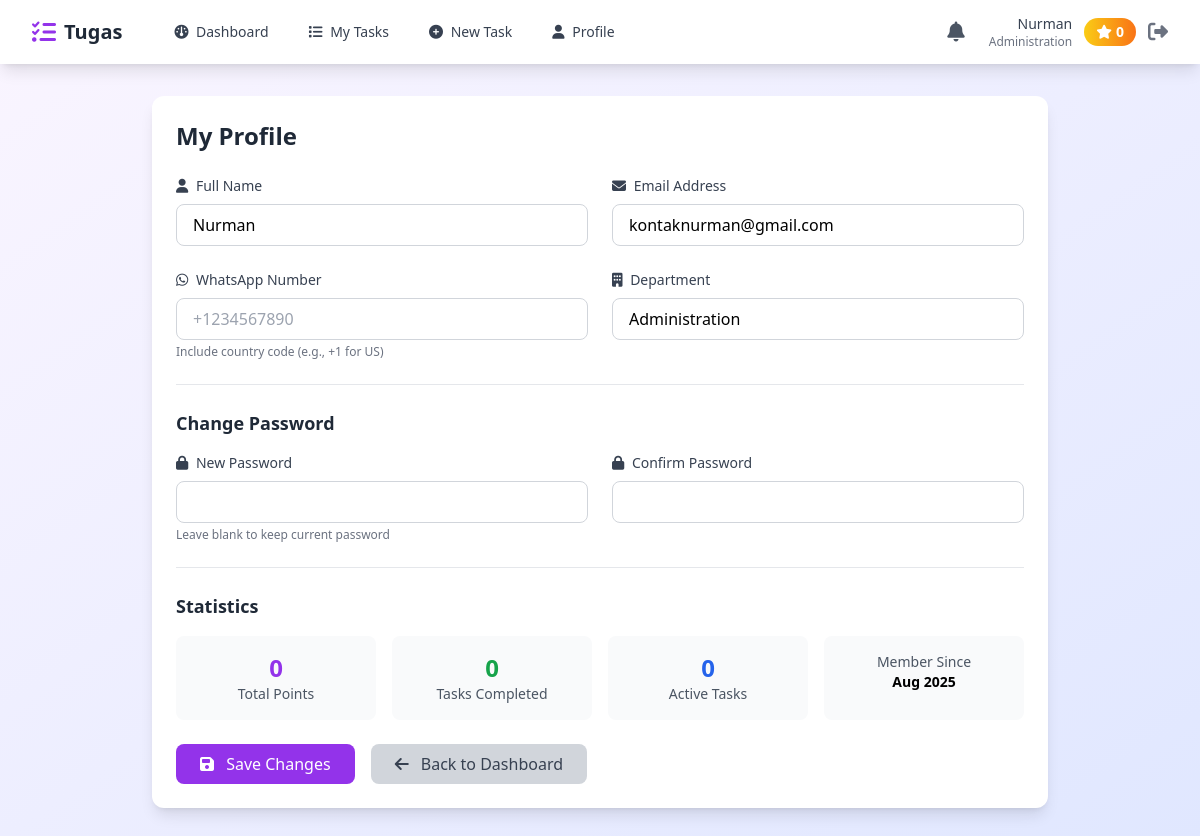
The page /profile.php (signed in) on the database its author committed.
### tables this page shows
CREATE TABLE `employees` (
  `id` int(11) NOT NULL,
  `name` varchar(100) NOT NULL,
  `email` varchar(100) NOT NULL,
  `password` varchar(255) NOT NULL,
  `role` enum('admin','manager','employee') DEFAULT 'employee',
  `whatsapp_number` varchar(20) DEFAULT NULL,
  `department` varchar(50) DEFAULT NULL,
  `total_points` int(11) DEFAULT 0,
  `notification_enabled` tinyint(1) DEFAULT 1,
  `created_at` timestamp NOT NULL DEFAULT current_timestamp()
);

### config.php (called while the page is built, shortened)
<?php
function getDB() {
    try {
        $pdo = new PDO(
            "mysql:host=" . DB_HOST . ";dbname=" . DB_NAME . ";charset=utf8mb4",
            DB_USER,
            DB_PASS,
            [
                PDO::ATTR_ERRMODE => PDO::ERRMODE_EXCEPTION,
                PDO::ATTR_DEFAULT_FETCH_MODE => PDO::FETCH_ASSOC,
                PDO::ATTR_EMULATE_PREPARES => false
            ]
        );
        return $pdo;
    } catch (PDOException $e) {
        die("Connection failed: " . $e->getMessage());
    }
}
function isLoggedIn() {
    return isset($_SESSION['employee_id']) && !empty($_SESSION['employee_id']);
}
function getCurrentEmployee() {
    $pdo = getDB();
    $stmt = $pdo->prepare("SELECT * FROM employees WHERE id = ?");
    $stmt->execute([$_SESSION['employee_id']]);
    return $stmt->fetch();
}
?>

### profile.php (the view, shortened to what this page needs)
<?php
require_once 'config.php';
$employee = getCurrentEmployee();
require 'layout-header.php';
?>
<div class="max-w-4xl mx-auto">
    <div class="bg-white rounded-xl shadow-lg p-6">
        <h1 class="text-2xl font-bold text-gray-800 mb-6">My Profile</h1>
        <form method="POST" class="space-y-6">
            <div class="grid grid-cols-1 md:grid-cols-2 gap-6">
                <div>
                    <label class="block text-sm font-medium text-gray-700 mb-2">
                        <i class="fas fa-user mr-1"></i> Full Name
                    </label>
                    <input type="text" name="name" required value="<?php echo htmlspecialchars($employee['name']); ?>"
                           class="w-full px-4 py-2 border border-gray-300 rounded-lg focus:ring-2 focus:ring-purple-500 focus:border-transparent">
                </div>
                <div>
                    <label class="block text-sm font-medium text-gray-700 mb-2">
                        <i class="fas fa-envelope mr-1"></i> Email Address
                    </label>
                    <input type="email" name="email" required value="<?php echo htmlspecialchars($employee['email']); ?>"
                           class="w-full px-4 py-2 border border-gray-300 rounded-lg focus:ring-2 focus:ring-purple-500 focus:border-transparent">
                </div>
                <div>
                    <label class="block text-sm font-medium text-gray-700 mb-2">
                        <i class="fab fa-whatsapp mr-1"></i> WhatsApp Number
                    </label>
                    <input type="text" name="whatsapp_number" placeholder="+1234567890"
                           value="<?php echo htmlspecialchars($employee['whatsapp_number'] ?? ''); ?>"
                           class="w-full px-4 py-2 border border-gray-300 rounded-lg focus:ring-2 focus:ring-purple-500 focus:border-transparent">
                    <p class="text-xs text-gray-500 mt-1">Include country code (e.g., +1 for US)</p>
                </div>
                <div>
                    <label class="block text-sm font-medium text-gray-700 mb-2">
                        <i class="fas fa-building mr-1"></i> Department
                    </label>
                    <input type="text" name="department" value="<?php echo htmlspecialchars($employee['department'] ?? ''); ?>"
                           class="w-full px-4 py-2 border border-gray-300 rounded-lg focus:ring-2 focus:ring-purple-500 focus:border-transparent">
                </div>
            </div>
            <div class="border-t pt-6">
                <h3 class="text-lg font-semibold text-gray-800 mb-4">Change Password</h3>
                <div class="grid grid-cols-1 md:grid-cols-2 gap-6">
                    <div>
                        <label class="block text-sm font-medium text-gray-700 mb-2">
                            <i class="fas fa-lock mr-1"></i> New Password
                        </label>
                        <input type="password" name="new_password"
                               class="w-full px-4 py-2 border border-gray-300 rounded-lg focus:ring-2 focus:ring-purple-500 focus:border-transparent">
                        <p class="text-xs text-gray-500 mt-1">Leave blank to keep current password</p>
                    </div>
                    <div>
                        <label class="block text-sm font-medium text-gray-700 mb-2">
                            <i class="fas fa-lock mr-1"></i> Confirm Password
                        </label>
                        <input type="password" name="confirm_password"
                               class="w-full px-4 py-2 border border-gray-300 rounded-lg focus:ring-2 focus:ring-purple-500 focus:border-transparent">
                    </div>
                </div>
            </div>
            <div class="border-t pt-6">
                <h3 class="text-lg font-semibold text-gray-800 mb-4">Statistics</h3>
                <div class="grid grid-cols-2 md:grid-cols-4 gap-4">
                    <div class="bg-gray-50 rounded-lg p-4 text-center">
                        <p class="text-2xl font-bold text-purple-600"><?php echo $employee['total_points']; ?></p>
                        <p class="text-sm text-gray-600">Total Points</p>
                    </div>
                    <div class="bg-gray-50 rounded-lg p-4 text-center">
                        <p class="text-2xl font-bold text-green-600">
                            <?php
                            $pdo = getDB();
                            $stmt = $pdo->prepare("SELECT COUNT(*) FROM tasks WHERE employee_id = ? AND status = 'finished'");
                            $stmt->execute([$employee['id']]);
                            echo $stmt->fetchColumn();
                            ?>
                        </p>
                        <p class="text-sm text-gray-600">Tasks Completed</p>
                    </div>
                    <div class="bg-gray-50 rounded-lg p-4 text-center">
                        <p class="text-2xl font-bold text-blue-600">
                            <?php
                            $stmt = $pdo->prepare("SELECT COUNT(*) FROM tasks WHERE employee_id = ? AND status IN ('pending', 'ongoing')");
                            $stmt->execute([$employee['id']]);
                            echo $stmt->fetchColumn();
                            ?>
                        </p>
                        <p class="text-sm text-gray-600">Active Tasks</p>
                    </div>
                    <div class="bg-gray-50 rounded-lg p-4 text-center">
                        <p class="text-sm text-gray-600">Member Since</p>
                        <p class="text-sm font-semibold"><?php echo date('M Y', strtotime($employee['created_at'])); ?></p>
                    </div>
                </div>
            </div>
            <div class="flex space-x-4">
                <button type="submit" class="bg-purple-600 text-white px-6 py-2 rounded-lg hover:bg-purple-700 transition">
                    <i class="fas fa-save mr-2"></i> Save Changes
                </button>
                <a href="index.php" class="bg-gray-300 text-gray-700 px-6 py-2 rounded-lg hover:bg-gray-400 transition">
                    <i class="fas fa-arrow-left mr-2"></i> Back to Dashboard
                </a>
            </div>
        </form>
    </div>
</div>
</div>
</body>
</html>

### layout-header.php (shortened to what this page needs)
<!DOCTYPE html>
<html lang="en">
<head>
    <script src="https://cdn.tailwindcss.com"></script>
    <link rel="stylesheet" href="https://cdnjs.cloudflare.com/ajax/libs/font-awesome/6.4.0/css/all.min.css">
</head>
<body class="bg-gradient-to-br from-purple-50 to-indigo-100 min-h-screen">
    <?php if (isLoggedIn()): ?>
    <nav class="bg-white shadow-lg sticky top-0 z-50">
        <div class="max-w-7xl mx-auto px-4 sm:px-6 lg:px-8">
            <div class="flex justify-between h-16">
                <div class="flex items-center">
                    <a href="index.php" class="flex items-center">
                        <i class="fas fa-tasks text-purple-600 text-2xl mr-2"></i>
                        <span class="font-bold text-xl text-gray-800"><?php echo APP_NAME; ?></span>
                    </a>
                    <div class="hidden md:flex ml-10 space-x-4">
                        <a href="index.php" class="text-gray-700 hover:text-purple-600 px-3 py-2 rounded-md text-sm font-medium transition">
                            <i class="fas fa-dashboard mr-1"></i> Dashboard
                        </a>
                        <a href="tasks.php" class="text-gray-700 hover:text-purple-600 px-3 py-2 rounded-md text-sm font-medium transition">
                            <i class="fas fa-list mr-1"></i> My Tasks
                        </a>
                        <a href="create_task.php" class="text-gray-700 hover:text-purple-600 px-3 py-2 rounded-md text-sm font-medium transition">
                            <i class="fas fa-plus-circle mr-1"></i> New Task
                        </a>
                        <a href="profile.php" class="text-gray-700 hover:text-purple-600 px-3 py-2 rounded-md text-sm font-medium transition">
                            <i class="fas fa-user mr-1"></i> Profile
                        </a>
                    </div>
                </div>
                <div class="flex items-center space-x-4">
                    <button onclick="toggleNotifications()" class="relative p-2 text-gray-600 hover:text-purple-600 transition">
                        <i class="fas fa-bell text-xl"></i>
                    </button>
                    <div class="flex items-center space-x-3">
                        <div class="hidden md:block text-right">
                            <p class="text-sm font-medium text-gray-700"><?php echo htmlspecialchars($employee['name']); ?></p>
                            <p class="text-xs text-gray-500"><?php echo htmlspecialchars($employee['department']); ?></p>
                        </div>
                        <div class="bg-gradient-to-r from-yellow-400 to-orange-500 text-white px-3 py-1 rounded-full text-sm font-bold">
                            <i class="fas fa-star mr-1"></i><?php echo $employee['total_points']; ?>
                        </div>
                        <a href="logout.php" class="text-gray-500 hover:text-red-600 transition">
                            <i class="fas fa-sign-out-alt text-xl"></i>
                        </a>
                    </div>
                </div>
            </div>
        </div>
    </nav>
    <?php endif; ?>
    <div class="max-w-7xl mx-auto px-4 sm:px-6 lg:px-8 py-8">

### rows shown on the page
employees: name "Nurman", department "Administration", total_points "0", email "kontaknurman@gmail.com", created_at "Aug 2025"

### other values the page prints
APP_NAME "Tugas"
$stmt->fetchColumn() "0"
